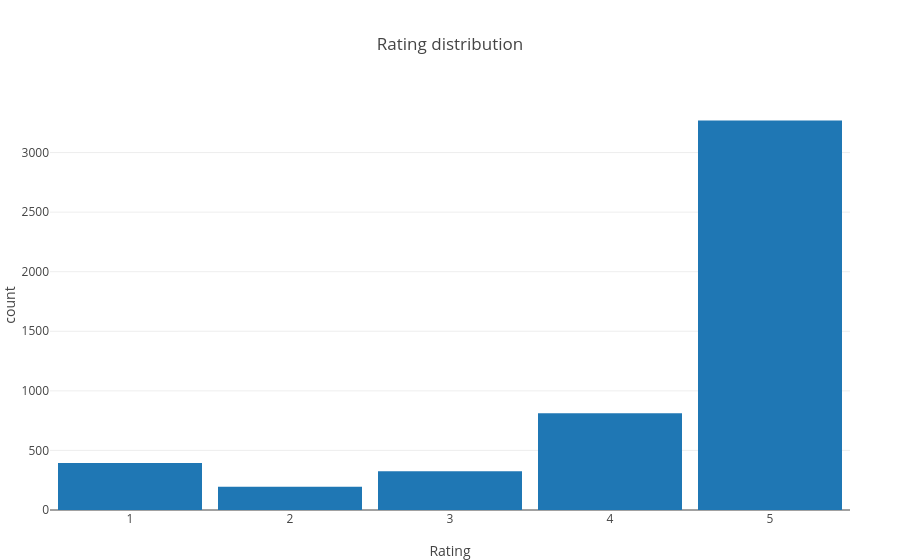

Here is the notebook cell this chart was saved with:
### Code cell
plots.rating_histogram(df).show()

### Figure 1 — Plotly figure (JSON) as saved in the notebook; plotly's stock layout.template omitted (floating-point values rounded to 4 significant figures; data arrays with more than 128 entries replaced by an {"elided": "..."} marker saying what was removed)
{"data": [{"bingroup": "x", "hovertemplate": "Rating=%{x}<br>count=%{y}<extra></extra>", "legendgroup": "", "marker": {"color": "#1F77B4", "pattern": {"shape": ""}}, "name": "", "nbinsx": 5, "orientation": "v", "showlegend": false, "type": "histogram", "x": {"elided": "4998 float values"}, "xaxis": "x", "yaxis": "y"}], "layout": {"bargap": 0.1, "barmode": "relative", "legend": {"tracegroupgap": 0}, "title": {"text": "Rating distribution"}, "xaxis": {"anchor": "y", "domain": [0, 1], "title": {"text": "Rating"}}, "yaxis": {"anchor": "x", "domain": [0, 1], "title": {"text": "count"}}}}
